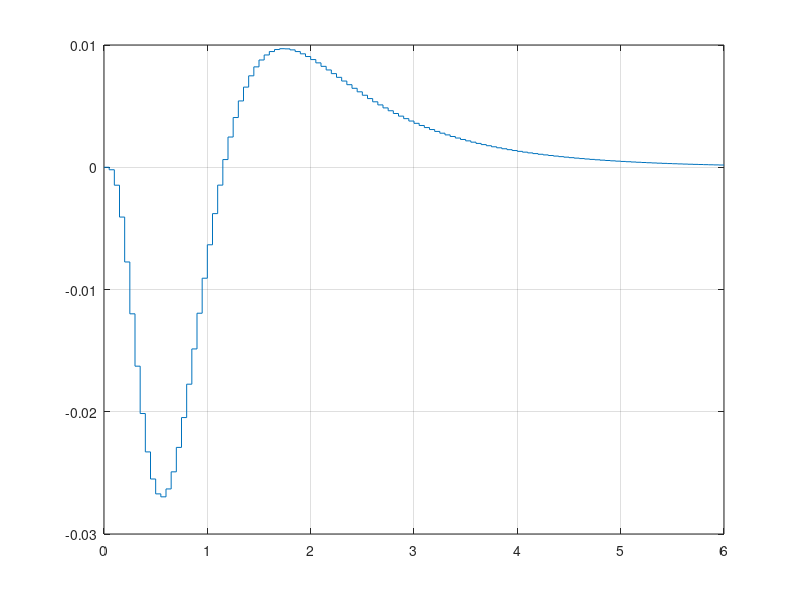

Here is the MATLAB script that generated this plot: (Note: this script raises an error after producing the figure.)
%% QUADROTOR BALANCING PENDULUM MODEL PREDICTIVE CONTROL SIMULATION
%
% MATLAB simulation of the paper A Flying Inverted Pendulum by Markus Hehn 
% and Raffaello D'Andrea 

%% INITIALIZATION 

% Constants
g = 9.81;   % m/s^2
L = 0.6;    % meters

% continuous-time state space matrices
Ac = [0   1 0 0 0;
     g/L 0 0 0 -g;
     0   0 0 1 0;
     0   0 0 0 g;
     0   0 0 0 0];
 
Bc = [0;0;0;0;1];

Cc = eye(size(Ac));
% outputs we are interested are
% - r1:     the displacement of 
% - r2:     velocity of pendulum relative to quadrotor
% - x1:     x-direction displacement of quadrotor relative to inertial
%           coordinate frame O
% - x2:     x-direction velocity of quadrotor relative to inertial
%           coordinate frame O
% - beta:   pitch angle of quad (rotation angle around y-axis)

% continuous-time state-space model
sysc = ss(Ac,Bc,Cc,[]);
 
%% CHECK CONTROLLABILITY OF CONTINUOUS TIME SYSTEM
 
% ctrb(A,B)
% 
% % not controllable
% % use Hautus test 
% 
% eigvals = eig(A);
% 
% for idx = 1:numel(eigvals)
%  lambda = eigvals(idx);
%  disp('Eigenvalue: ');
%  disp(lambda)
%  rk = rank([(eye(size(A))*lambda-A) B]);
%  disp('rank: ');
%  disp(rk);
%  disp('----------------');
% end

%% DISCRETIZE SYSTEM

Ts = 0.05;  % 10 ms sampling time
sysd = c2d(sysc,Ts);

A = sysd.A;
B = sysd.B;
C = sysd.C;

%% LINEAR QUADRATIC REGULATOR

% we have three uncontrollable modes lambda = 0,0,0

Q = eye(size(A));
R = 0.1;

[K,S,e] = dlqr(A,B,Q,R,[]);

%% SIMUALTION

sysd_closedloop = ss(A-B*K,B,C,[],Ts);

[states_trajectory, time] = step(sysd_closedloop);

%% PLOT SIMULATION RESULTS

figure(1);
clf;
stairs(time, states_trajectory(:,1));
grid();

%% PLOT SIMULATION IN 3D

show_plot = true;

if show_plot 
    x = states_trajectory(:,3);
    y = states_trajectory(:,3);
    z = 2*ones(length(time),1);

    roll = states_trajectory(:,5);
    pitch = states_trajectory(:,5);
    yaw = zeros(length(time),1);

    X = [x,y,z,roll,pitch,yaw];
    visualize_quadrotor_trajectory(X);
end















































% .